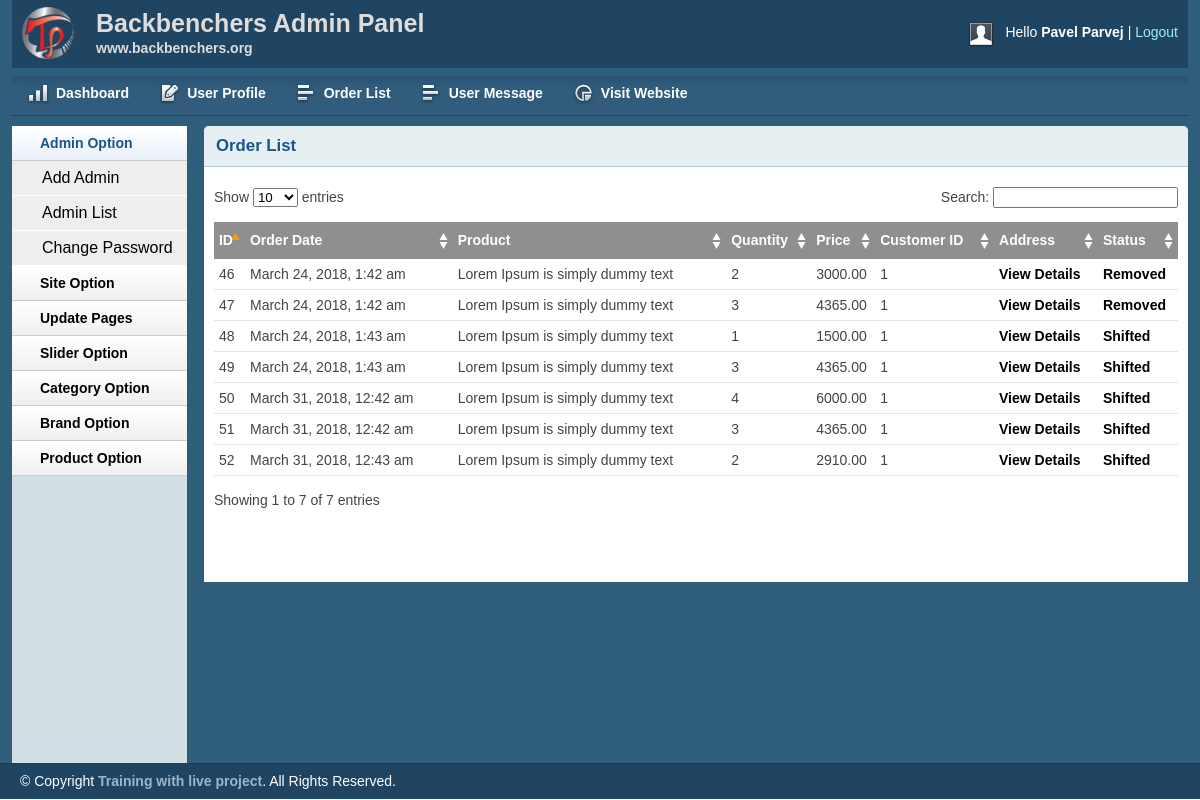
Page /admin/inbox.php (signed in) on the committed database.
### tables this page shows
CREATE TABLE `tbl_order` (
  `id` int(11) NOT NULL,
  `cusID` int(11) NOT NULL,
  `productId` int(11) NOT NULL,
  `productName` varchar(255) NOT NULL,
  `quantity` int(11) NOT NULL,
  `price` float(10,2) NOT NULL,
  `image` varchar(255) NOT NULL,
  `date` datetime NOT NULL DEFAULT CURRENT_TIMESTAMP,
  `status` int(11) DEFAULT '0'
);

### lib/Database.php (called while the page is built, shortened)
<?php
    class Database{
        public $host = DB_HOST;
        public $user = DB_USER;
        public $pass = DB_PASS;
        public $dbname = DB_NAME;
        public $link;
        public function connectDB(){
            $this->link = new mysqli($this->host, $this->user, $this->pass, $this->dbname);
        }
        public function select($query){
            $result = $this->link->query($query) or die($this->link->error.__LINE__);
            if($result->num_rows > 0){
                return $result;
            } else {
                return false;
            }
        }
    }

### classes/Cart.php (called while the page is built, shortened)
<?php
    $filedir = realpath(dirname(__FILE__));
    include_once ($filedir."/../lib/Database.php");
    include_once ($filedir."/../helpers/Format.php");
    class Cart {
        private $db;
        public function __construct() {
            $this->db = new Database();
        }
        public function getAllOrderProduct(){
            $query = "SELECT * FROM tbl_order ORDER BY date DESC";
            $resutl = $this->db->select($query);
            return $resutl;
        }
}

### helpers/Format.php (called while the page is built, shortened)
<?php
    class Format{
        public function formatDate($date){
            return date('F j, Y, g:i a', strtotime($date));
        }
    }

### admin/inbox.php (the view, shortened to what this page needs)
<?php include 'inc/header.php';?>
<?php include 'inc/sidebar.php';?>
<?php
    $filedir = realpath(dirname(__FILE__));
    include_once ($filedir."/../classes/Cart.php");
    $ct = new Cart();
    $fm = new Format();
?>
        <div class="grid_10">
            <div class="box round first grid">
                <h2>Order List</h2>
                <div class="block">
                    <table class="data display datatable" id="example">
					<thead>
						<tr>
							<th>ID</th>
							<th>Order Date</th>
							<th>Product</th>
							<th>Quantity</th>
							<th>Price</th>
							<th>Customer ID</th>
							<th>Address</th>
							<th>Status</th>
						</tr>
					</thead>
					<tbody>
                                            <?php
                                                $data = $ct->getAllOrderProduct();
                                                if($data){
                                                    while ($result = $data->fetch_assoc()){
                                            ?>
						<tr class="odd gradeX">
							<td><?php echo $result['id']; ?></td>
                                                        <td><?php echo $fm->formatDate($result['date']); ?></td>
							<td><?php echo $result['productName']; ?></td>
							<td><?php echo $result['quantity']; ?></td>
							<td><?php echo $result['price']; ?></td>
							<td><?php echo $result['cusID']; ?></td>
                                                        <td><a href="customer.php?cusid=<?php echo $result['cusID']; ?>">View Details</a></td>
                                            <?php
                                                if($result['status'] == "0"){
                                            ?>
                                                    <td><a href="?shifted=<?php echo $result['cusID']; ?>&price=<?php echo $result['price']; ?>&time=<?php echo $result['date']; ?>">Shifted</a></td>
                                            <?php
                                               }elseif ($result['status'] == "1") {
                                                   echo '<td>Pending</td>';
                                                }else {
                                            ?>
                                                    <td><a href="?delete=<?php echo $result['cusID']; ?>&price=<?php echo $result['price']; ?>&time=<?php echo $result['date']; ?>">Removed</a></td>
                                            <?php
                                                }
                                                    }
                                                }
                                            ?>
						</tr>
					</tbody>
				</table>
               </div>
            </div>
        </div>
<?php include 'inc/footer.php';?>

### admin/css/text.css (style rules this page uses)
body { font: 13px/1.5 Tahoma, Helvetica, Arial, 'Liberation Sans', FreeSans, sans-serif; }
h2 { font-size: 23px; }
p, dl, hr, h1, h2, h3, h4, h5, h6, ol, ul, pre, table, address, fieldset { margin-bottom: 20px; }

### admin/css/grid.css (style rules this page uses)
.grid_1, .grid_2, .grid_3, .grid_4, .grid_5, .grid_6, .grid_7, .grid_8, .grid_9, .grid_10, .grid_11, .grid_12, .grid_13, .grid_14, .grid_15, .grid_16 { display: inline; float: left; margin-left: 1%; margin-right: 1%; }
.container_12 .grid_10 { width: 81.333%; }

### admin/css/layout.css (style rules this page uses)
body { background: #fff none repeat scroll 0 0; color: #444; font-size: 14px; padding: 0; }
a { color: #000; font-weight:bold; text-decoration: none; }
h1, h2, h3, h4, h5, h6 { line-height:1.2em; margin-bottom:.3em; }
h2 { margin-top:1em; }
.box { background:#fff; margin-bottom:20px; padding:10px 10px 10px 10px; margin-left:-8px; }
.box.grid { padding-bottom:40px; }
.box.round { -moz-border-radius: 5px 5px 0px 0px; -webkit-border-radius: 5px 5px 0px 0px; border-radius: 5px 5px 0px 0px; }
.box h2 { font-size:1.2em; font-weight:bold; color:#1B548D; background:#E6F0F3; margin:-10px -10px 0 -10px; padding:10px 12px; border-bottom:1px solid #B3CBD6; -moz-border-radius: 5px 5px 0px 0px; -webkit-border-radius: 5px 5px 0px 0px; border-radius: 5px 5px 0px 0px; }
.box.first { min-height: 406px; }
.block { padding-top:20px; }
.block { padding-bottom:1px; }
table.display { margin: 0 auto; clear: both; width: 100%; }
.sorting_asc { background: #8f8f8f url(../img/table/sort_asc.png) no-repeat center right; padding:8px 5px; text-align:left; color:#fff; }
.sorting { background:#8f8f8f url(../img/table/sort_both.png) no-repeat center right; padding:8px 5px; text-align:left; color:#fff; }
tr.odd { height: 30px; line-height: 30px; border-bottom:1px solid #e6e6e6; }
tr.even { height: 30px; line-height: 30px; border-bottom:1px solid #e6e6e6; }
tr.odd td, tr.even td { padding-left:5px; }

### rows in the picture
tbl_order: id "52", date "March 31, 2018, 12:43 am", productName "Lorem Ipsum is simply dummy text", quantity "2", price "2910.00", cusID "1"
tbl_order: id "51", date "March 31, 2018, 12:42 am", productName "Lorem Ipsum is simply dummy text", quantity "3", price "4365.00", cusID "1"
tbl_order: id "50", date "March 31, 2018, 12:42 am", productName "Lorem Ipsum is simply dummy text", quantity "4", price "6000.00", cusID "1"
tbl_order: id "48", date "March 24, 2018, 1:43 am", productName "Lorem Ipsum is simply dummy text", quantity "1", price "1500.00", cusID "1"
tbl_order: id "49", date "March 24, 2018, 1:43 am", productName "Lorem Ipsum is simply dummy text", quantity "3", price "4365.00", cusID "1"
tbl_order: id "46", date "March 24, 2018, 1:42 am", productName "Lorem Ipsum is simply dummy text", quantity "2", price "3000.00", cusID "1"
tbl_order: id "47", date "March 24, 2018, 1:42 am", productName "Lorem Ipsum is simply dummy text", quantity "3", price "4365.00", cusID "1"

### other values in the picture
Session::get('adminName') "Pavel Parvej"
